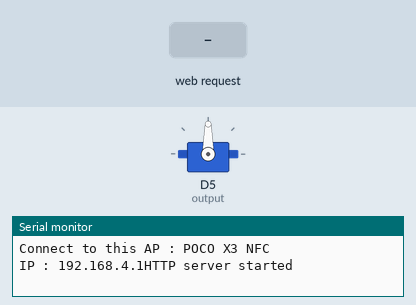
This sketch was run on a simulated ESP8266 (NodeMCU). Shown: servo, the last lines printed to the serial monitor. The inputs (shaded band) are chosen by the test bench.

Above: at 1.7 s.
1.8 s: HTTP request GET /setPOS received
At 3.0 s:
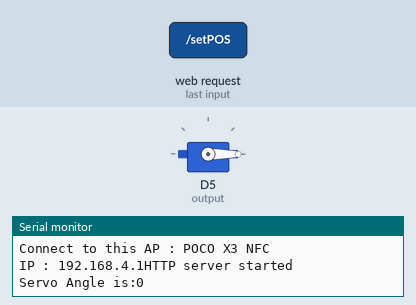
3.3 s: HTTP request GET /setPOS?servoPOS=120 received
At 4.2 s:
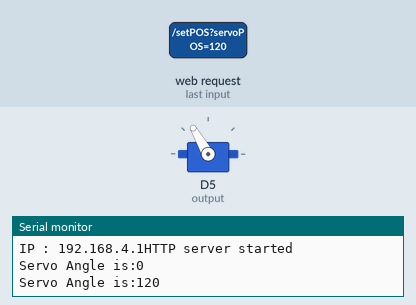
4.8 s: HTTP request GET /setPOS?servoPOS=0 received
At 5.4 s:
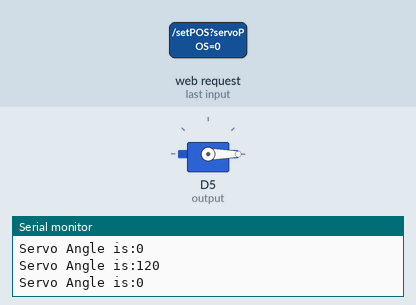
Timing chart, 0 to 7.8 s (numbered marks = the images above; inputs shaded):
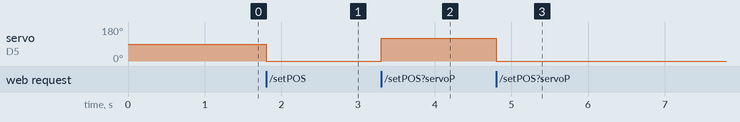

The sketch:

Servo_Controller.ino
```cpp
#include <ESP8266WiFi.h>
#include <WiFiClient.h>
#include <ESP8266WebServer.h>
#include <Servo.h>
#include "indexHTML.h";

#define output D5
const char* ssid = "POCO X3 NFC";
const char* password ="12345678";

Servo myservo;

ESP8266WebServer server(80);

void handleRoot();
void handleServo();
void handleNotFound();


void setup() {
  Serial.begin(115200);
  delay(500);

  myservo.attach(output);

  WiFi.softAP(ssid, password);

  IPAddress apip = WiFi.softAPIP();
  Serial.print("Connect to this AP : ");
  Serial.println(ssid);
  Serial.print("IP : ");
  Serial.print(apip);

  server.on("/",handleRoot);
  server.on("/setPOS",handleServo);
  server.onNotFound(handleNotFound);
  server.begin();
  Serial.println("HTTP server started");
}

void loop() {
 server.handleClient();
}

void handleRoot() {
 String s = MAIN_page;
 server.send(200, "text/html", s);
}

void handleNotFound(){
  server.send(404, "text/plain", "404: Not found");
}

void handleServo(){
  String POS = server.arg("servoPOS");
  int pos = POS.toInt();
  myservo.write(pos);
  delay(15);
  Serial.print("Servo Angle is:");
  Serial.println(pos);
  server.send(200, "text/plane","");
}
```

indexHTML.h
```cpp
const char MAIN_page[] PROGMEM = R"=====(
<!DOCTYPE html>
<html>
<head>
</head>
<body>
    <center>
        <h1>IoT</h1>
        <h2>Question 7 Servo motor</h2>
    </center>
    <br>
    <div>
        <center>
            <input type="range" style="width: 500px; height: 220px;"  min="0" max="180"  value="90" id="slidbar">
        </center>
      </div>
    <center>
      <span>value: </span>
    <span id="f"></span>
    </center>
      <script>
          function sendData(pos) {
          var xhttp = new XMLHttpRequest();
          xhttp.onreadystatechange = function() {
            if (this.readyState == 4 && this.status == 200) {
              console.log(this.responseText);
            }
          };
          xhttp.open("GET", "setPOS?servoPOS="+pos, true);
          xhttp.send();
          }

          var slide = document.getElementById("slidbar");
          var y = document.getElementById("f");
          y.innerHTML = slide.value;
          slide.oninput = function(){
            slide.value = this.value;
            y.innerHTML = this.value;
            sendData(y.innerHTML);
          }
      </script>
</body>
</html>
)=====";
```

Measured:
- after the input at 1.8 s, servo on D5 (output): 90° → 0° at once
- after the input at 3.3 s, servo on D5 (output): 0° → 120° at once
- after the input at 4.8 s, servo on D5 (output): 120° → 0° at once
